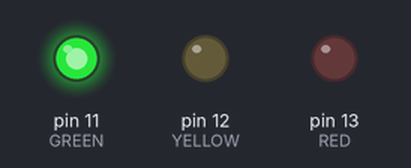
This sketch was run on a simulated Arduino Uno, built with avr-gcc and run on an emulated ATmega328P. Parts: output pins drawn as LEDs (lit = HIGH).

Above: at 0.5 s.
At 1.5 s:
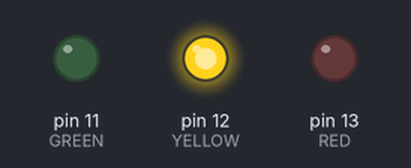
At 5.5 s:
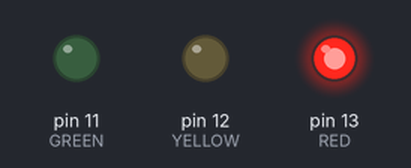
Timing chart, 0 to 6.9 s (numbered marks = the images above):
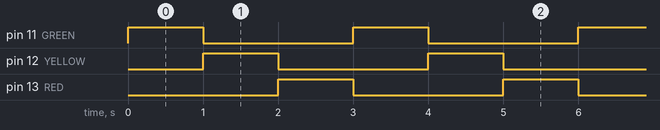

Measured:
- by itself, pin 11 (GREEN), pin 12 (YELLOW), pin 13 (RED): alternates HIGH for 1.0 s and LOW for 2.0 s
- by itself, everything shown: repeats every 3.0 s, in 4 steps

The sketch:

TurnOnLEDTest.ino
```cpp
void setup()
{
  Serial.begin(9600);
  pinMode(11, OUTPUT); //GREEN
  pinMode(12, OUTPUT); //YELLOW
  pinMode(13, OUTPUT); //RED
  analogReference(DEFAULT);
}

void loop() {


  //test to just turn on all the lights
    digitalWrite(11, HIGH);
    delay(1000);
    digitalWrite(11, LOW);

    digitalWrite(12, HIGH);
    delay(1000);
    digitalWrite(12, LOW);

    digitalWrite(13, HIGH);
    delay(1000);
    digitalWrite(13, LOW);

}
```
